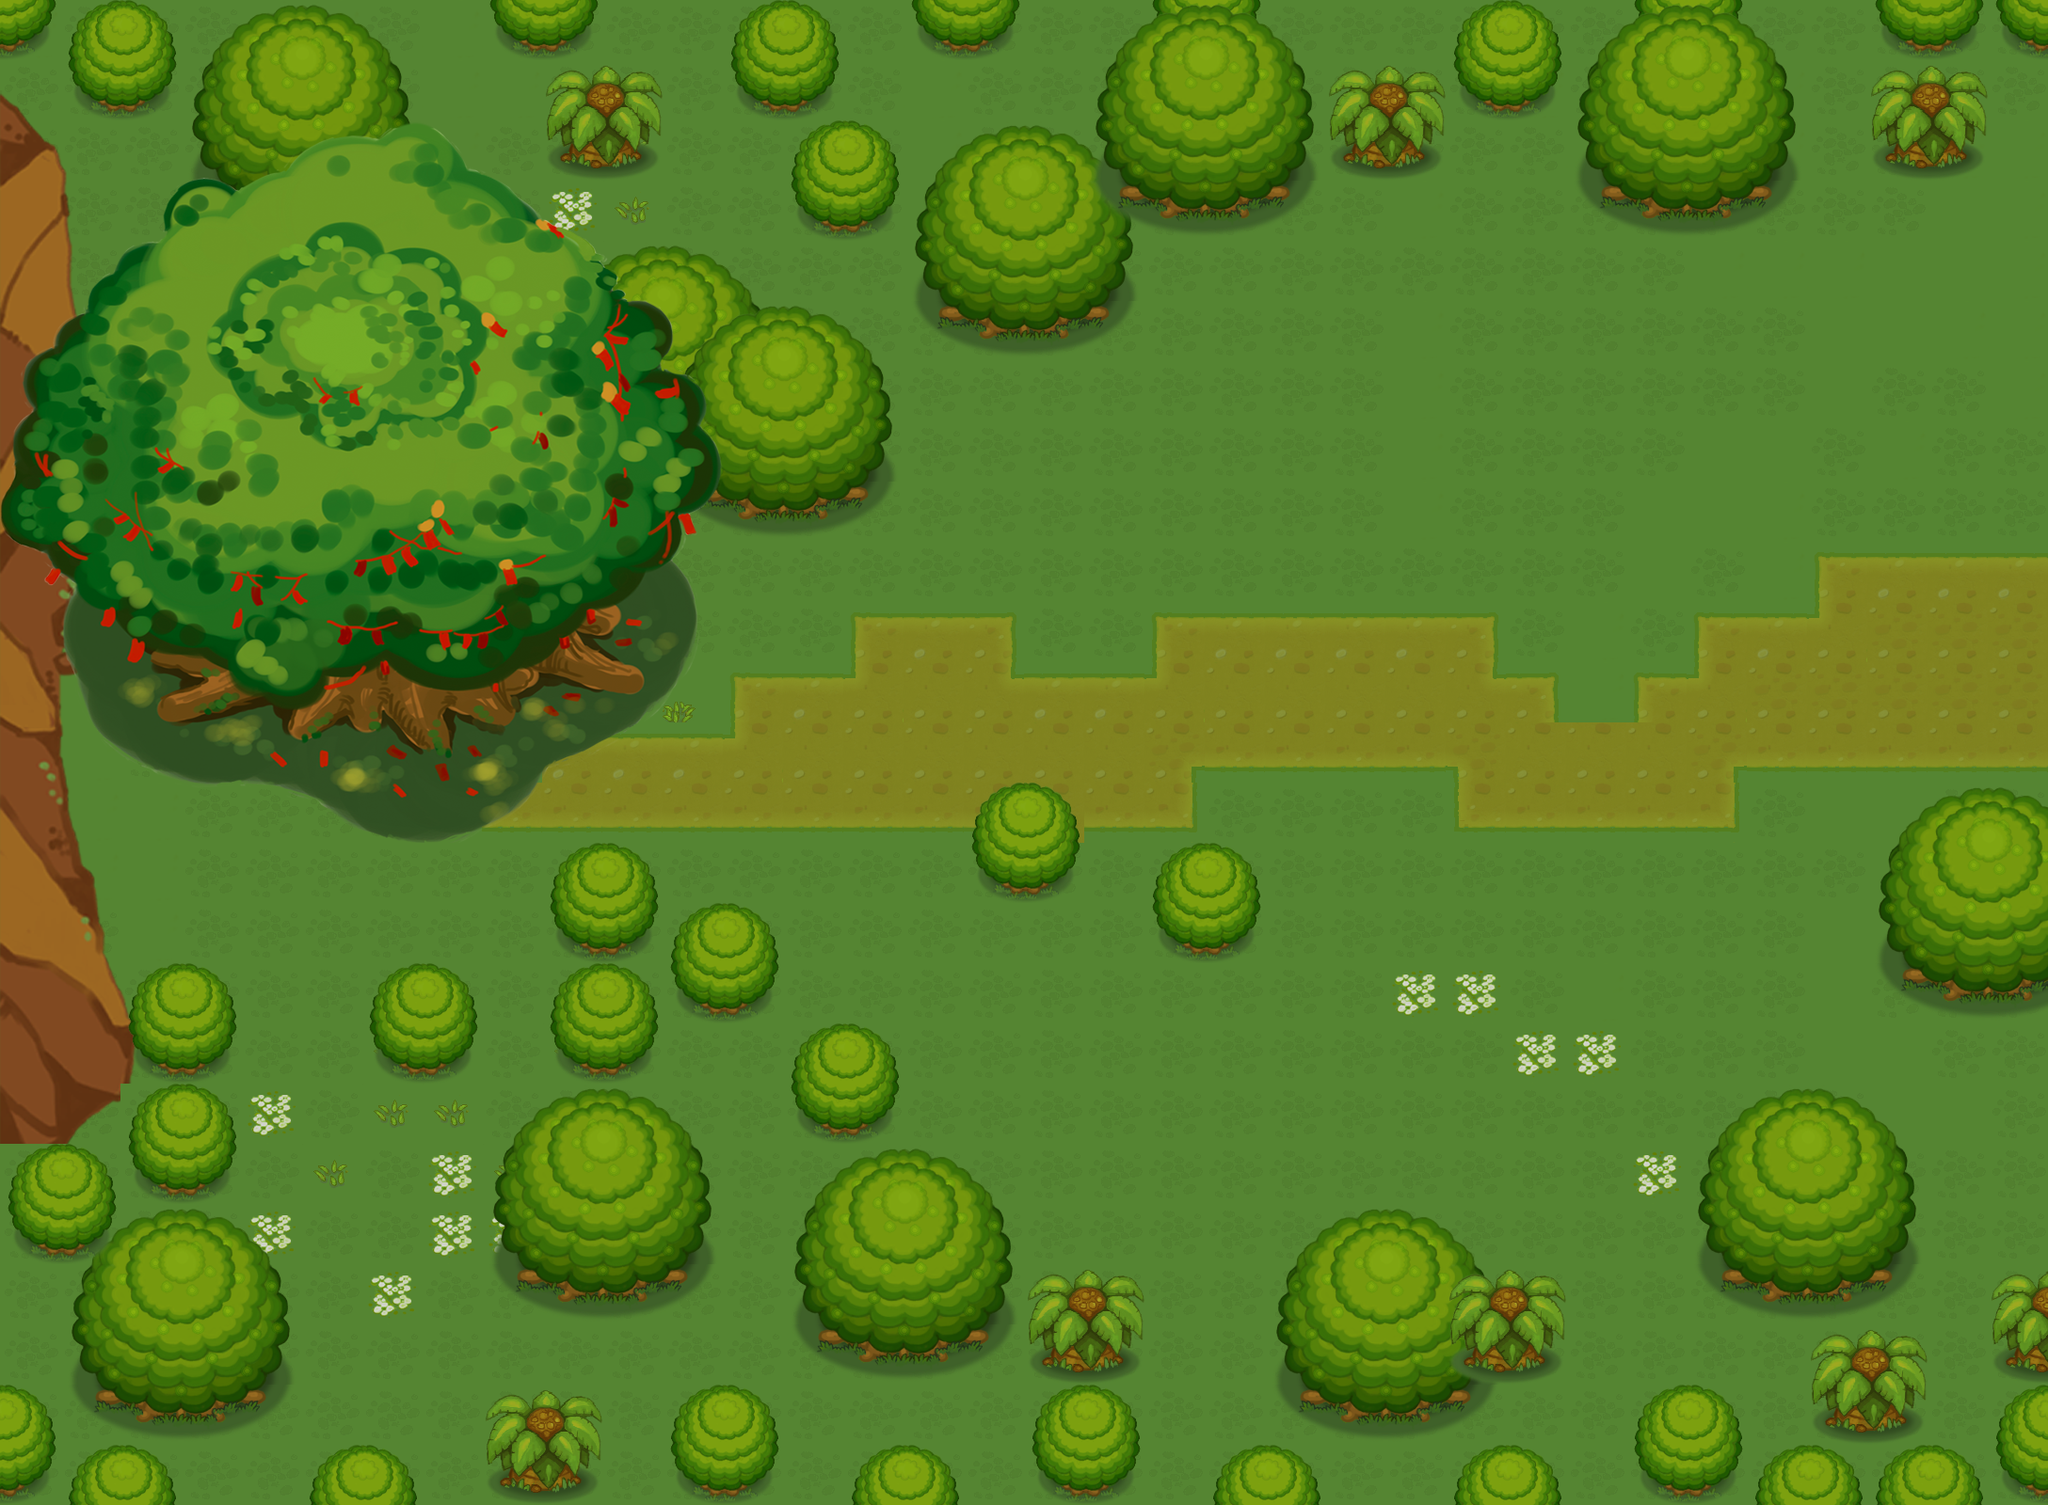

A level layout from a 2D game, rendered from its tile map. Below: a short description, then the map file with tile-grid data replaced by summaries:
An orthogonal 34x25 tile map with 64x64 px tiles, 5 tile layers (块层 1, 块层 2, 块层 3, 块层 4, ...), 6 tilesets.

<map version="1.0" orientation="orthogonal" width="34" height="25" tilewidth="64" tileheight="64">
 <tileset firstgid="1" name="ForestTiles" tilewidth="64" tileheight="64">
  <image source="ForestTiles.png" width="384" height="5440" />
  <terraintypes>
   <terrain name="新地形" tile="-1" />
  </terraintypes>
  <tile id="478" terrain=",,,0" />
 </tileset>
 <tileset firstgid="511" name="DungeonTiles" tilewidth="64" tileheight="64">
  <image source="DungeonTiles.png" width="384" height="2688" />
 </tileset>
 <tileset firstgid="763" name="PathTiles" tilewidth="64" tileheight="64">
  <image source="PathTiles.png" width="128" height="64" />
  <tile id="0">
   <properties>
    <property name="Collidable" value="True" />
   </properties>
  </tile>
 </tileset>
 <tileset firstgid="765" name="BuildingsTiles1" tilewidth="64" tileheight="64">
  <image source="BuildingsTiles1.png" width="384" height="512" />
 </tileset>
 <tileset firstgid="813" name="TreeTiles1" tilewidth="64" tileheight="64">
  <image source="TreeTiles1.png" width="768" height="832" />
 </tileset>
 <tileset firstgid="969" name="ShanTile1" tilewidth="64" tileheight="64">
  <image source="ShanTile1.png" width="1024" height="1472" />
 </tileset>
 <layer name="块层 1" width="34" height="25">
  <data>[850 cells, 850 non-empty, 10 distinct tile ids]</data>
 </layer>
 <layer name="块层 2" width="34" height="25">
  <data>[850 cells, 265 non-empty, 30 distinct tile ids]</data>
 </layer>
 <layer name="块层 3" width="34" height="25">
  <data>[850 cells, 190 non-empty, 102 distinct tile ids]</data>
 </layer>
 <layer name="块层 4" width="34" height="25">
  <data>[850 cells, 15 non-empty, 4 distinct tile ids]</data>
 </layer>
 <layer name="块层 5" width="34" height="25">
  <data>[850 cells, 156 non-empty, 156 distinct tile ids]</data>
 </layer>
</map>
